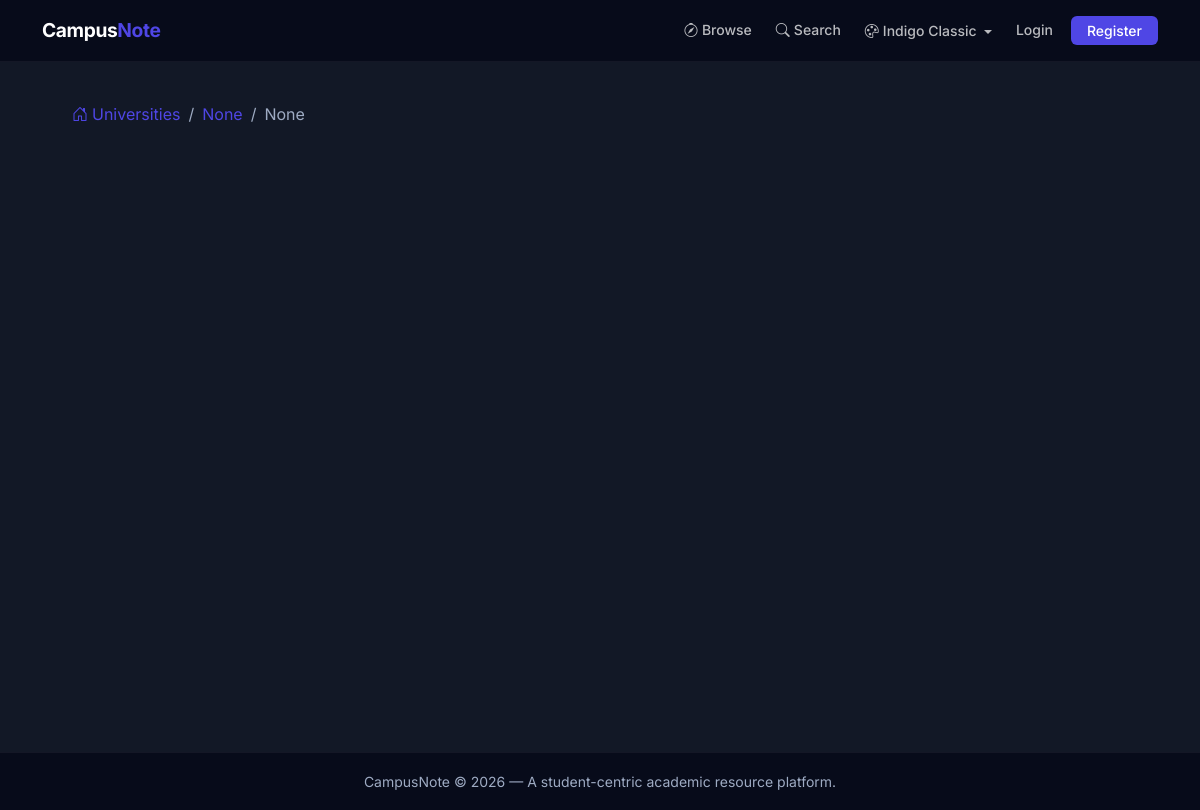
Before: /browse?uni=1&dept=1 with the older database file.
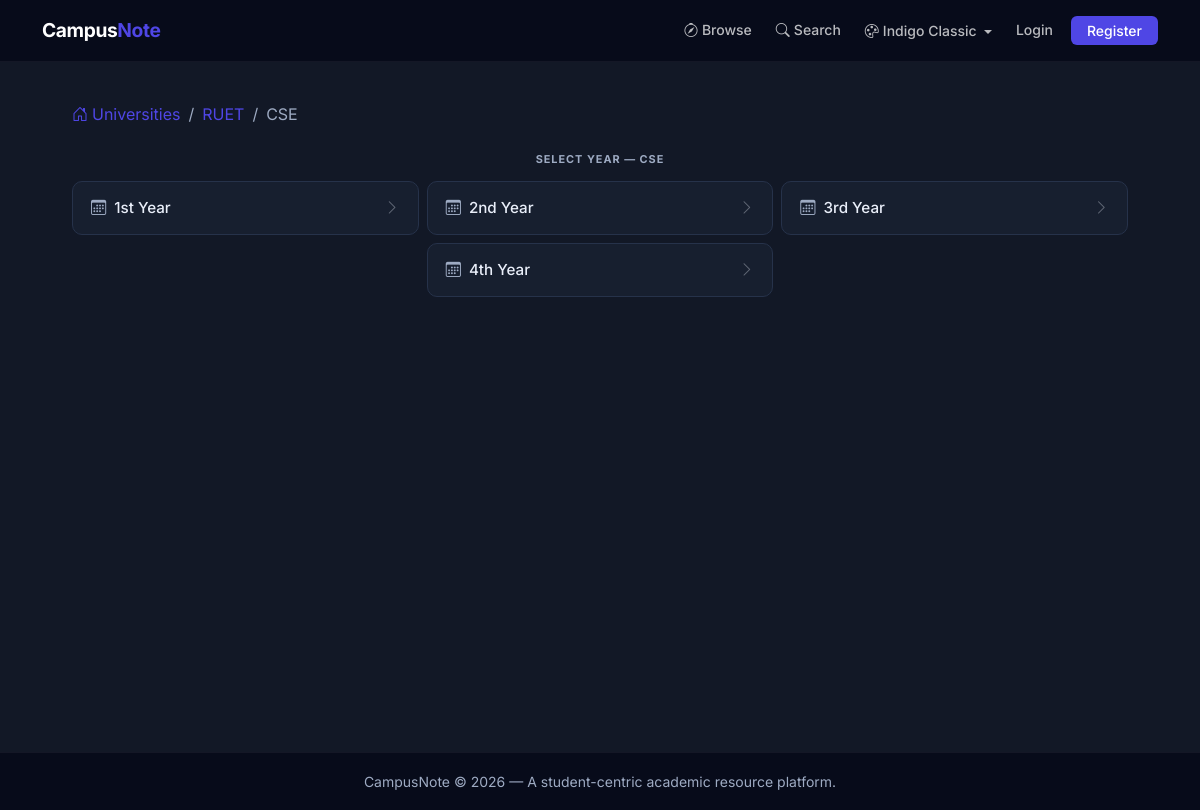
After: the same page with the newer database file.
### campusnote/models.py (models this page shows)
class University(db.Model):
    id = db.Column(db.Integer, primary_key=True)
    name = db.Column(db.String(100), nullable=False, unique=True)
    departments = db.relationship('Department', backref='university', lazy=True)

class Department(db.Model):
    id = db.Column(db.Integer, primary_key=True)
    name = db.Column(db.String(100), nullable=False)
    university_id = db.Column(db.Integer, db.ForeignKey('university.id'), nullable=False)
    years = db.relationship('Year', backref='department', lazy=True)
    __table_args__ = (db.UniqueConstraint('name', 'university_id'),)

class Year(db.Model):
    id = db.Column(db.Integer, primary_key=True)
    label = db.Column(db.String(20), nullable=False)
    department_id = db.Column(db.Integer, db.ForeignKey('department.id'), nullable=False)
    semesters = db.relationship('Semester', backref='year', lazy=True)
    __table_args__ = (db.UniqueConstraint('label', 'department_id'),)

### campusnote/routes.py (the view)
@app.route('/browse')
def browse():
    uni_id = request.args.get('uni', type=int)
    dept_id = request.args.get('dept', type=int)
    year_id = request.args.get('year', type=int)
    sem_id = request.args.get('sem', type=int)
    sub_id = request.args.get('sub', type=int)
    uni_obj  = db.session.get(University, uni_id)  if uni_id  else None
    dept_obj = db.session.get(Department, dept_id) if dept_id else None
    year_obj = db.session.get(Year, year_id)       if year_id else None
    sem_obj  = db.session.get(Semester, sem_id)    if sem_id  else None
    sub_obj  = db.session.get(Subject, sub_id)     if sub_id  else None
    context = {
        'universities': None,
        'departments': None,
        'years': None,
        'semesters': None,
        'subjects': None,
        'notes': None,
        'selected_uni': uni_id,
        'selected_dept': dept_id,
        'selected_year': year_id,
        'selected_sem': sem_id,
        'selected_sub': sub_id,
        'uni_name':  uni_obj.name   if uni_obj  else None,
        'dept_name': dept_obj.name  if dept_obj else None,
        'year_name': year_obj.label if year_obj else None,
        'sem_name':  sem_obj.label  if sem_obj  else None,
        'sub_name':  sub_obj.name   if sub_obj  else None,
    }
    if not uni_id:
        context['universities'] = University.query.order_by(University.name).all()
    elif not dept_id:
        context['departments'] = Department.query.filter_by(university_id=uni_id).order_by(Department.name).all()
    elif not year_id:
        context['years'] = Year.query.filter_by(department_id=dept_id).order_by(Year.label).all()
    elif not sem_id:
        context['semesters'] = Semester.query.filter_by(year_id=year_id).order_by(Semester.label).all()
    elif not sub_id:
        context['subjects'] = Subject.query.filter_by(semester_id=sem_id).order_by(Subject.name).all()
    else:
        context['notes'] = Note.query.filter_by(subject_id=sub_id).order_by(Note.uploaded_at.desc()).all()
    return render_template('browse.html', **context)

### campusnote/templates/browse.html (shortened to what this page needs)
{% extends "layout.html" %}
{% block content %}
<div class="container cn-page-shell">
    <nav aria-label="breadcrumb" class="mb-4">
        <ol class="breadcrumb cn-breadcrumb">
            <li class="breadcrumb-item">
                <a href="{{ url_for('browse') }}"><i class="bi bi-house-door me-1"></i>Universities</a>
            </li>
            {% if selected_uni %}
            <li class="breadcrumb-item {% if not selected_dept %}active{% endif %}">
                {% if selected_dept %}
                    <a href="{{ url_for('browse', uni=selected_uni) }}">{{ uni_name }}</a>
                {% else %}{{ uni_name }}{% endif %}
            </li>
            {% endif %}
            {% if selected_dept %}
            <li class="breadcrumb-item {% if not selected_year %}active{% endif %}">
                {% if selected_year %}
                    <a href="{{ url_for('browse', uni=selected_uni, dept=selected_dept) }}">{{ dept_name }}</a>
                {% else %}{{ dept_name }}{% endif %}
            </li>
            {% endif %}
        </ol>
    </nav>
    {% if years %}
        <span class="cn-section-label text-center">Select Year &mdash; {{ dept_name }}</span>
        <div class="row g-2 cn-center-grid">
            {% for item in years %}
            <div class="col-12 col-sm-6 col-md-4">
                <a href="{{ url_for('browse', uni=selected_uni, dept=selected_dept, year=item.id) }}" class="cn-step-card">
                    <span><i class="bi bi-calendar3 me-2 text-muted"></i>{{ item.label }}</span>
                    <i class="bi bi-chevron-right"></i>
                </a>
            </div>
            {% endfor %}
        </div>
    {% endif %}
</div>
{% endblock %}

Changed rows visible on the page:
added University: name "RUET"
added Department: name "CSE"
added Year: label "1st Year"
added Year: label "2nd Year"
added Year: label "3rd Year"
added Year: label "4th Year"
Other visible differences:
{{ uni_name }}: "None" → (not shown)
{{ dept_name }}: "None" → (not shown)
text now shown: "SELECT YEAR —"
